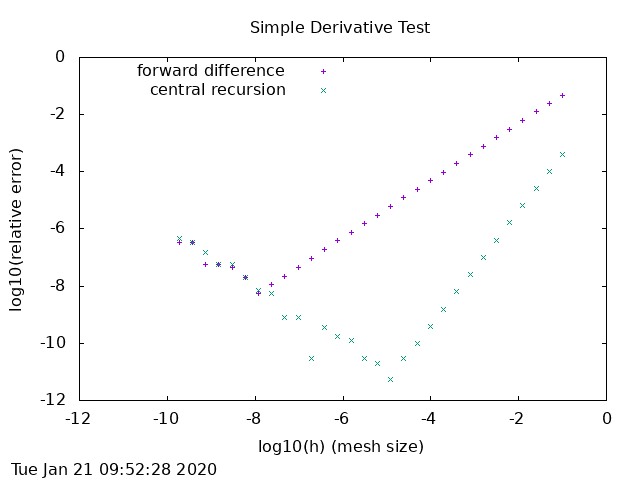

The script that saved this image:
# gnuplot plot file: quad_eq.plt

set term png
set output "derivative.png"

set title 'Simple Derivative Test'

set xlabel 'log10(h) (mesh size)'
set ylabel 'log10(relative error)'
set xrange [-12:0]
set yrange [-12:0]

set pointsize 0.5   # set the size of the plotted points
set key top left    # move the key away from the lines
set timestamp	  # turn on a date/time indicator
plot "derivative_test_simple.dat" using 1:2 title 'forward difference',\
     "derivative_test_simple.dat" using 1:3 title 'central recursion'
set out "derivative.ps"	# name of the output postscript file
set terminal postscript	        # switch to postscript mode
replot  		  	# plot to the file
